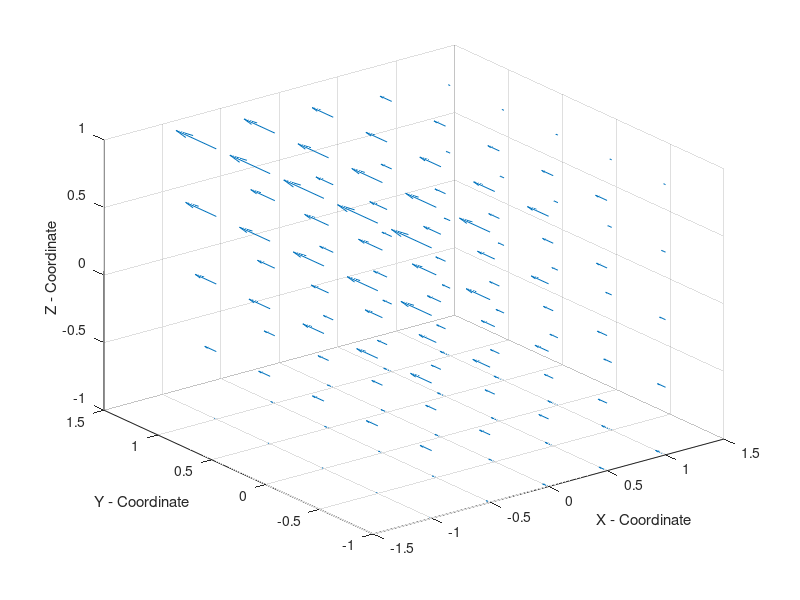

This figure's MATLAB source:
% VectorElementTestingY
% This plots the interpolation of the y-axis edge elements.
B = [1 20 5 1];
r = -1:0.5:1;
t = r;
[R,T] = meshgrid(r,t);
N1Y = 0.25*(1-R).*(1-T);
N2Y = 0.25*(1-R).*(1+T);
N3Y = 0.25*(1+R).*(1-T);
N4Y = 0.25*(1+R).*(1+T);
Byslice = B(1)*N1Y+B(2)*N2Y+B(3)*N3Y+B(4)*N4Y;
L = length(r);
By = zeros(L,L,L);
for i = 1:L
    By(1:L,1:L,i)=repmat(Byslice(i,1:L),L,1);
end
[R,S,T] = meshgrid(r,r,r);
quiver3(R,S,T,zeros(size(By)),By,zeros(size(By)));
xlabel('X - Coordinate');
ylabel('Y - Coordinate');
zlabel('Z - Coordinate');